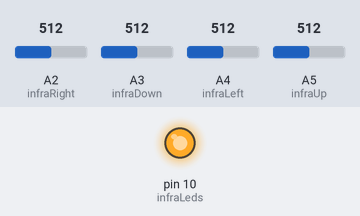
A sketch run on a simulated Arduino Leonardo, built with avr-gcc and run on an emulated ATmega32U4. Shown: output pins drawn as LEDs (lit = HIGH). Inputs (shaded band) come from the test bench; at power-on: A2 (infraRight) = 512, A3 (infraDown) = 512, A4 (infraLeft) = 512, A5 (infraUp) = 512. What the sketch prints to the serial monitor is not drawn.

Above: at 0.05 s.
Timing chart, 0 to 3.0 s (numbered marks = the images above):
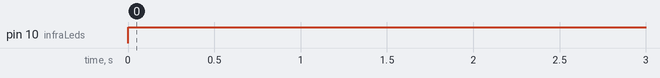

The sketch:

compoundinfraCalibration.ino
```cpp
/*
Compoung IR Calibration
*/


#define infraUp A5
#define infraLeft A4
#define infraDown A3
#define infraRight A2
#define infraLeds 10

/*
#define irledPin 10
#define irupPin A5
#define irleftPin A4
#define irdownPin A3
#define irrightPin A2
*/

int infraUpvalue;
int infraLeftvalue;
int infraDownvalue;
int infraRightvalue;
int irDistance;

void setup()
{
        Serial.begin(9600);
        pinMode(infraLeds, OUTPUT);
}

void infraRead()
{
        digitalWrite(infraLeds, HIGH);
        delay(50);
        infraUpvalue=analogRead(infraUp);
        infraLeftvalue=analogRead(infraLeft);
        infraDownvalue=analogRead(infraDown);
        infraRightvalue=analogRead(infraRight);
	digitalWrite(infraLeds, LOW);
	delayMicroseconds(100);
	infraUpvalue=infraUpvalue - analogRead(infraUp);
	infraLeftvalue=infraLeftvalue - analogRead(infraLeft);
	infraDownvalue=infraDownvalue - analogRead(infraDown);
	infraRightvalue=infraRightvalue - analogRead(infraRight);
}


void loop()
{
        infraRead();
        Serial.print(infraLeftvalue);
        Serial.print(" ");
        Serial.print(infraRightvalue);
        Serial.print(" ");
        Serial.print(infraUpvalue);
        Serial.print(" ");
        Serial.println(infraDownvalue);

}
```

Measured:
- by itself, pin 10 (infraLeds): LOW → HIGH at 0.00 s
